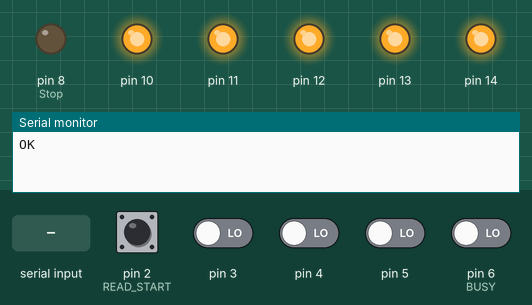
Simulated run of this sketch. Board: Arduino Uno, built with avr-gcc and run on an emulated ATmega328P. On the bench: output pins drawn as LEDs (lit = HIGH), the last lines printed to the serial monitor. The inputs (shaded band) are chosen by the test bench; at power-on: pin 2 (READ_START), pin 3–5, pin 6 (BUSY) LOW. Pins used as bus, display or sensor lines are not drawn.

Above: at 1.4 s.
1.5 s: "30,150\n" received over Serial
At 3.2 s:
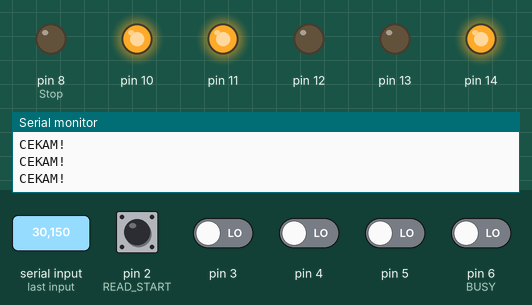
3.5 s: pin 6 (BUSY) driven HIGH
At 5.6 s:
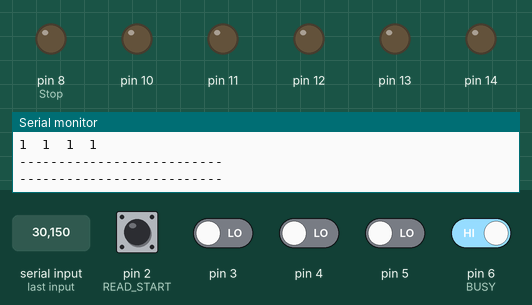
6.5 s: "5\n" received over Serial
At 8.2 s:
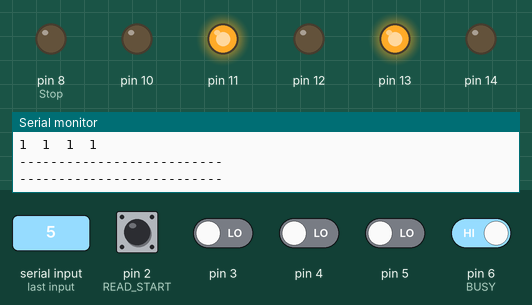
8.5 s: "1,90\n" received over Serial
At 9.7 s:
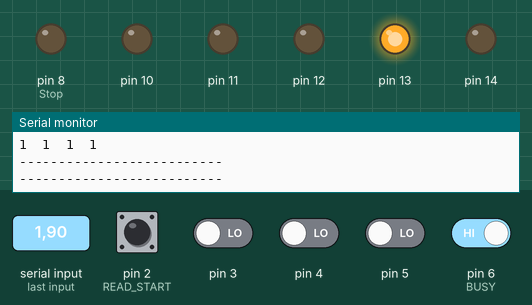
11.5 s: "90,45\n" received over Serial
At 13.2 s:
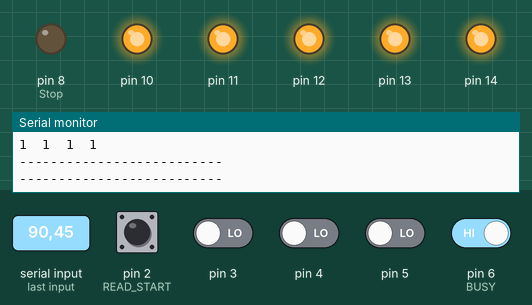
13.5 s: "0\n" received over Serial
At 14.7 s:
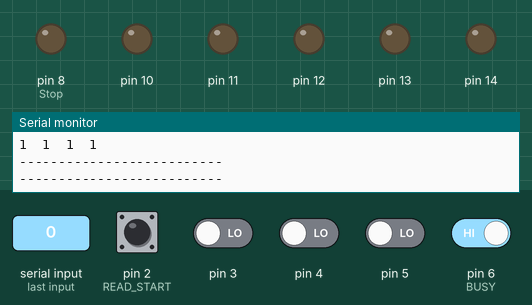
Timing chart, 0 to 16.5 s (numbered marks = the images above; inputs shaded):
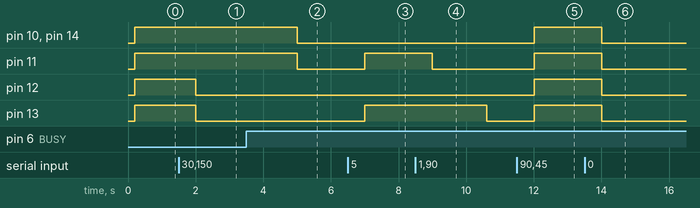

The sketch:

funkcni_zakladni_program.ino
```cpp
#define WRITE_START 10
#define READ_START 2
#define F 15
#define PAUZA 3000
#define PAUZA2 100


#define BUSY 6
int Stop = 8;
int Reset = 9;

int IN_0 = 13;
int IN_1 = 12;
int IN_2 = 11;
int IN_3 = 10;


int pozice[16][4]={{0,0,0,0},//0 - NIC
                  {0,0,0,1},//1
                  {0,0,1,0}, //2
                  {0,0,1,1},//3
                  {0,1,0,0},//4
                  {0,1,0,1},//5
                  {0,1,1,0},//6
                  {0,1,1,1},//7
                  {1,0,0,0},//8
                  {1,0,0,1},//9
                  {1,0,1,0},//10-A
                  {1,0,1,1},//11-B
                  {1,1,0,0},//12-C
                  {1,1,0,1},//13-D
                  {1,1,1,0},//14-E
                  {1,1,1,1}};//15-F-reset
//int posNow[4];
int poloha;
void Pos(int a);
void Read();

void setup() {
  Serial.begin(9600);
  Serial.println("OK");

  pinMode(BUSY, INPUT);
  pinMode(Stop, OUTPUT);
  pinMode(Reset, OUTPUT);
  pinMode(A5,INPUT);//alarm


  for(int i=READ_START;i<=READ_START+4;i++){
    pinMode(i,INPUT);
  }
  for(int i=WRITE_START;i<=WRITE_START+4;i++){
    pinMode(i,OUTPUT);
  }
  digitalWrite(Reset,HIGH);
  delay(PAUZA2);
  digitalWrite(Reset,LOW);
  delay(PAUZA2);

  Pos(F);


 }

void loop() {
if(Serial.available()>0){
    poloha=Serial.parseInt();
    //poloha--;
    Serial.println(poloha);
    delay(500);
    Pos(poloha);
    Cekej();
    //delay(PAUZA);
    Read();

    //delay(500);
  //Serial.print("Poloha je :");
  //delay(500);
  //int x=ReadPoloha();
  //Serial.println(x);
  //delay(500);
  Serial.println("--------------------------\n--------------------------");
  Serial.parseInt();
  //delay(500);
  }
  //delay(500);
}
void Pos(int a){
  int y=0;
  for(int i=WRITE_START;i<=WRITE_START+4;i++){
    if(pozice[a][y]==0){
       digitalWrite(i,LOW);
    }
    else {
      digitalWrite(i,HIGH);
    }

    y++;
  }
}

void Read(){
 bool posNow[4]={!digitalRead(READ_START+3),!digitalRead(READ_START+2),!digitalRead(READ_START+1),!digitalRead(READ_START)};

  for(int i=0;i<4;i++){
    Serial.print(posNow[i]);
    Serial.print("\t");
  }
  Serial.println("");
}
void Cekej(){
  delay(PAUZA2);
  while(!digitalRead(BUSY)){
    Serial.println("CEKAM!");
    delay(PAUZA2);
  }

}
```

Measured:
- after the input at 1.5 s, pin 12, pin 13: HIGH → LOW after 0.50 s
- after the input at 3.5 s, pin 10, pin 11, pin 14: HIGH → LOW after 1.5 s
- after the input at 6.5 s, pin 11, pin 13: LOW → HIGH after 0.50 s
- after the input at 8.5 s, pin 11: HIGH → LOW after 0.50 s; pin 13: HIGH → LOW after 2.1 s
- after the input at 11.5 s, pin 10–14: LOW → HIGH after 0.51 s
- after the input at 13.5 s, pin 10–14: HIGH → LOW after 0.50 s
